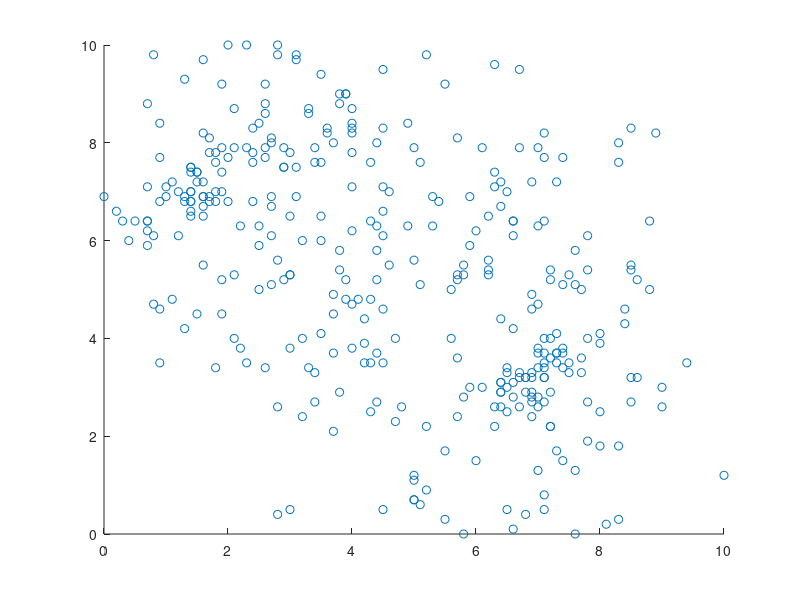
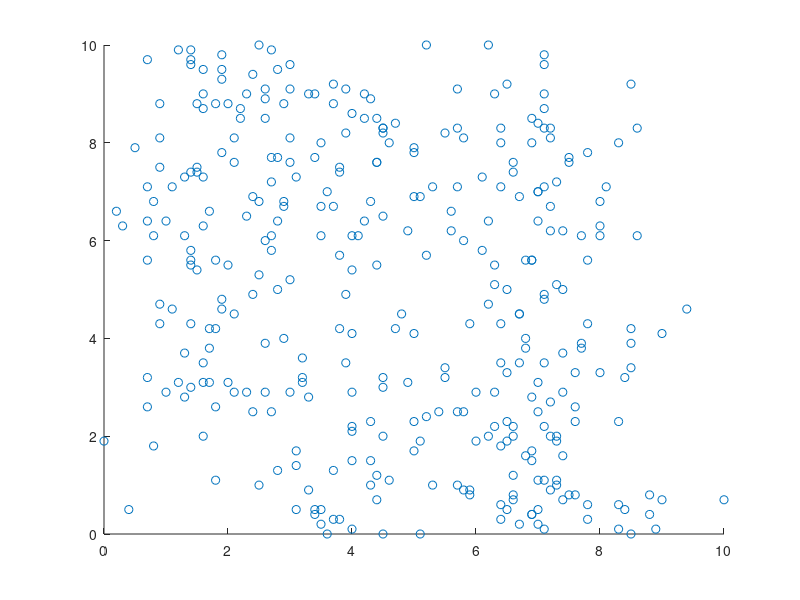
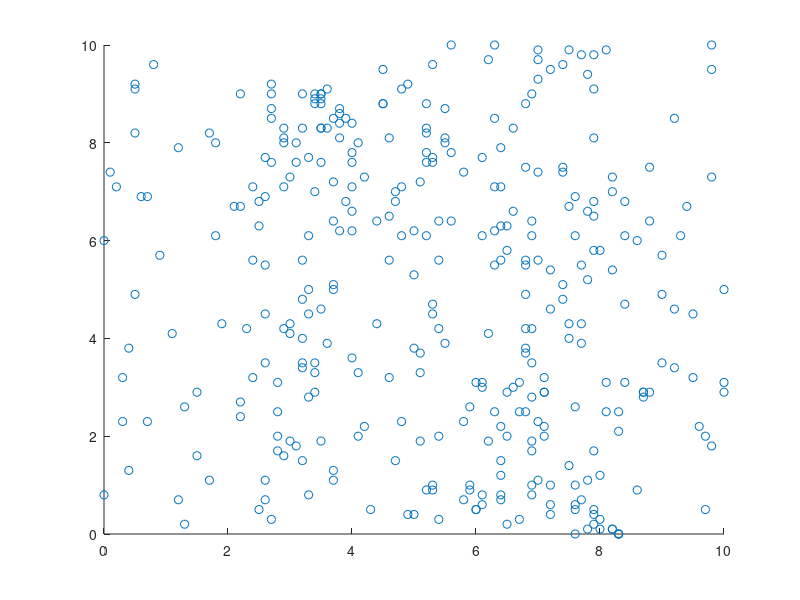

MATLAB code to generate these figures, in order:
function scatterf()
x1 = [1.4, 9.0, 7.0, 7.8, 5.2, 4.0, 1.8, 4.0, 6.9, 5.8, 2.6, 6.6, 4.9, 3.6, 2.7, 6.4, 6.9, 8.0, 0.7, 5.0, 7.5, 1.9, 1.7, 3.3, 1.4, 4.0, 6.2, 7.1, 3.7, 0.3, 4.8, 2.1, 5.5, 4.3, 1.6, 6.5, 1.0, 1.4, 7.6, 3.0, 8.5, 4.5, 2.6, 6.0, 3.1, 4.0, 6.9, 7.0, 6.9, 7.6, 3.9, 7.2, 6.6, 6.8, 8.6, 3.8, 7.3, 8.5, 1.4, 3.0, 1.5, 0.9, 3.0, 4.6, 3.4, 2.8, 1.4, 2.8, 4.5, 7.8, 3.8, 3.4, 3.2, 5.0, 4.4, 7.3, 3.9, 7.1, 7.2, 7.4, 6.2, 8.4, 7.1, 3.6, 10.0, 1.1, 6.8, 5.3, 8.4, 4.7, 1.5, 3.3, 0.8, 3.5, 2.2, 1.7, 3.8, 5.0, 3.0, 1.4, 6.9, 1.7, 4.3, 6.9, 2.9, 7.6, 3.7, 6.7, 3.2, 1.9, 2.5, 2.3, 5.2, 6.6, 1.5, 4.3, 5.8, 2.9, 4.7, 8.0, 5.2, 6.5, 5.9, 5.5, 5.7, 2.6, 8.3, 2.9, 1.6, 7.4, 2.6, 2.4, 8.6, 8.3, 7.1, 4.6, 7.7, 3.5, 3.4, 7.6, 5.8, 1.3, 1.6, 7.3, 1.6, 1.3, 1.9, 1.6, 4.5, 4.4, 2.4, 0.7, 8.5, 6.2, 3.5, 1.3, 2.3, 4.2, 6.6, 2.3, 8.0, 3.3, 6.7, 8.8, 2.1, 2.8, 7.0, 5.6, 6.4, 8.5, 7.4, 5.0, 1.8, 3.1, 0.7, 1.6, 4.4, 2.9, 4.4, 5.1, 1.4, 7.8, 5.4, 1.6, 4.5, 0.4, 7.1, 1.4, 6.4, 7.3, 1.9, 8.3, 1.9, 7.1, 7.0, 8.5, 2.8, 7.1, 8.0, 6.7, 7.1, 2.0, 6.8, 4.0, 5.9, 3.7, 7.4, 7.0, 2.1, 2.8, 6.3, 5.9, 3.0, 6.6, 6.5, 7.1, 7.5, 7.4, 5.6, 6.4, 4.5, 7.1, 2.7, 5.7, 6.7, 9.0, 6.4, 0.9, 5.0, 2.5, 2.7, 2.0, 6.5, 7.8, 6.6, 3.9, 7.2, 3.8, 6.3, 3.7, 3.8, 1.7, 4.0, 3.9, 0.8, 2.7, 5.1, 7.2, 4.0, 3.5, 1.4, 1.0, 7.0, 1.9, 7.2, 7.3, 5.0, 3.4, 6.8, 3.2, 0.2, 5.5, 4.4, 4.5, 7.7, 1.3, 0.7, 6.4, 7.5, 3.1, 2.5, 6.9, 2.0, 2.6, 4.5, 3.0, 2.7, 4.0, 1.5, 4.2, 0.9, 4.5, 8.9, 6.3, 1.6, 6.5, 6.0, 7.4, 5.8, 1.8, 0.7, 5.7, 6.9, 3.1, 4.0, 6.3, 6.7, 2.5, 1.1, 4.2, 2.2, 2.1, 2.7, 4.3, 5.1, 6.4, 6.2, 2.4, 8.3, 7.1, 5.7, 4.9, 1.2, 9.4, 7.1, 6.5, 7.3, 6.4, 8.1, 6.1, 7.0, 7.2, 3.7, 4.3, 8.8, 4.4, 0.7, 1.8, 0.9, 1.2, 7.0, 7.2, 7.0, 7.8, 3.5, 0.8, 4.1, 5.7, 5.3, 6.3, 0.0, 6.6, 0.9, 1.8, 6.9, 2.4, 2.6, 6.1, 7.7, 0.5]
y2 = [7.0, 2.6, 3.7, 5.4, 0.9, 6.2, 7.8, 3.8, 3.2, 5.5, 7.7, 4.2, 8.4, 8.3, 5.1, 4.4, 3.3, 1.8, 8.8, 0.7, 3.5, 5.2, 7.8, 3.4, 7.0, 7.8, 6.5, 0.8, 4.5, 6.4, 2.6, 5.3, 1.7, 7.6, 6.9, 7.0, 7.1, 6.5, 5.8, 3.8, 3.2, 7.1, 9.2, 6.2, 9.8, 8.2, 4.9, 1.3, 2.4, 0.0, 5.2, 5.2, 6.4, 3.2, 3.2, 5.4, 3.7, 2.7, 7.5, 0.5, 7.4, 8.4, 5.3, 5.5, 7.9, 9.8, 7.4, 0.4, 6.6, 6.1, 5.8, 7.6, 4.0, 0.7, 5.8, 3.5, 4.8, 6.4, 3.6, 5.1, 5.6, 4.3, 3.4, 8.2, 1.2, 7.2, 2.9, 6.3, 4.6, 4.0, 4.5, 8.7, 9.8, 7.6, 3.8, 6.9, 8.8, 1.2, 7.8, 7.5, 2.7, 8.1, 4.8, 7.2, 7.5, 5.1, 2.1, 3.2, 2.4, 7.4, 6.3, 3.5, 2.2, 6.1, 7.2, 3.5, 0.0, 7.9, 2.3, 3.9, 9.8, 3.0, 6.9, 0.3, 8.1, 3.4, 1.8, 5.2, 6.5, 3.8, 8.8, 8.3, 5.2, 0.3, 4.0, 7.0, 3.6, 6.5, 3.3, 1.3, 5.3, 6.9, 9.7, 3.7, 6.9, 6.8, 7.0, 8.2, 6.1, 6.3, 7.8, 5.9, 5.5, 5.4, 4.1, 4.2, 10.0, 3.5, 3.1, 7.9, 4.1, 8.6, 9.5, 5.0, 7.9, 2.6, 3.4, 5.0, 2.9, 5.4, 1.5, 1.1, 3.4, 9.7, 6.4, 7.2, 8.0, 7.5, 3.7, 7.6, 6.6, 4.0, 6.8, 5.5, 9.5, 6.0, 7.7, 6.8, 3.1, 4.1, 7.9, 7.6, 9.2, 3.2, 7.9, 8.3, 5.6, 3.2, 2.5, 3.3, 3.7, 6.8, 0.4, 7.1, 5.9, 4.9, 7.7, 4.7, 4.0, 10.0, 7.1, 3.0, 6.5, 0.1, 3.3, 3.5, 3.3, 3.7, 4.0, 2.9, 8.3, 2.7, 6.7, 5.2, 2.6, 3.0, 7.2, 7.7, 5.6, 8.4, 6.9, 10.0, 2.5, 2.7, 6.4, 9.0, 2.9, 2.9, 2.6, 8.0, 9.0, 6.8, 8.4, 9.0, 6.1, 6.1, 0.6, 2.2, 8.3, 9.4, 6.8, 6.9, 3.8, 4.5, 4.0, 7.2, 7.9, 2.7, 3.2, 6.0, 6.6, 9.2, 5.2, 4.6, 5.0, 9.3, 6.2, 6.7, 5.3, 6.9, 5.0, 2.9, 7.7, 8.6, 0.5, 5.3, 8.0, 4.7, 7.4, 3.9, 3.5, 3.5, 8.2, 9.6, 6.7, 0.5, 1.5, 3.4, 2.8, 7.0, 7.1, 5.3, 2.8, 7.5, 8.7, 2.2, 7.9, 5.9, 4.8, 4.4, 6.3, 8.7, 8.1, 6.4, 5.1, 3.1, 5.3, 6.8, 8.0, 8.2, 2.4, 6.3, 6.1, 3.5, 0.5, 3.4, 1.7, 2.6, 0.2, 3.0, 6.3, 5.4, 3.7, 2.5, 6.4, 2.7, 6.4, 6.8, 6.8, 7.0, 2.8, 2.2, 2.6, 1.9, 6.0, 4.7, 4.8, 3.6, 6.9, 7.4, 6.9, 2.8, 4.6, 7.6, 4.6, 7.6, 7.9, 7.9, 3.3, 6.4]
z3 = [9.7, 0.7, 6.4, 5.6, 5.7, 4.1, 1.1, 8.6, 1.5, 8.1, 3.9, 2.2, 3.1, 0.0, 7.2, 4.3, 2.8, 6.1, 6.4, 6.9, 7.6, 7.8, 6.6, 9.0, 7.4, 0.1, 2.0, 9.6, 8.8, 6.3, 4.5, 4.5, 8.2, 1.0, 3.5, 2.3, 2.9, 5.8, 2.3, 8.1, 3.4, 2.0, 8.5, 1.9, 7.3, 5.4, 0.4, 0.2, 5.6, 0.8, 8.2, 0.9, 0.7, 5.6, 8.3, 0.3, 7.2, 9.2, 9.9, 9.1, 7.4, 4.7, 7.6, 8.0, 0.4, 9.5, 9.6, 1.3, 8.3, 0.6, 7.4, 0.5, 3.6, 2.3, 0.7, 1.9, 9.1, 2.2, 8.3, 3.7, 10.0, 0.5, 3.5, 7.0, 0.7, 4.6, 1.6, 7.1, 3.2, 8.4, 8.8, 2.8, 1.8, 6.1, 8.7, 4.2, 7.5, 7.9, 5.2, 4.3, 8.5, 3.1, 2.3, 0.4, 4.0, 3.3, 6.7, 3.5, 3.2, 4.8, 10.0, 9.0, 2.4, 0.8, 5.4, 8.9, 6.0, 6.8, 4.2, 6.8, 10.0, 1.9, 0.8, 3.2, 2.5, 8.9, 8.0, 8.8, 6.3, 6.2, 2.9, 2.5, 6.1, 2.3, 7.1, 1.1, 3.9, 0.2, 7.7, 2.6, 0.9, 2.8, 2.0, 5.1, 9.0, 3.7, 9.3, 7.3, 3.0, 5.5, 9.4, 2.6, 3.9, 6.4, 8.0, 7.3, 2.9, 9.0, 7.6, 6.5, 3.3, 0.9, 4.5, 0.4, 8.1, 7.7, 7.0, 6.2, 7.1, 4.2, 1.6, 4.1, 8.8, 0.5, 5.6, 9.5, 1.2, 6.7, 8.5, 0.0, 3.0, 7.8, 2.5, 8.7, 3.2, 0.5, 9.8, 5.5, 8.0, 2.0, 9.8, 0.6, 4.6, 9.0, 0.5, 0.0, 6.4, 4.8, 6.3, 4.5, 1.1, 8.8, 3.8, 2.2, 0.9, 9.2, 0.7, 7.0, 7.6, 5.0, 2.9, 4.3, 2.9, 7.4, 5.0, 8.3, 0.8, 5.0, 6.6, 8.3, 0.0, 8.7, 2.5, 8.3, 6.9, 4.1, 0.6, 4.3, 7.8, 6.8, 6.1, 3.1, 0.5, 0.3, 1.2, 3.5, 8.1, 4.2, 5.5, 0.3, 5.7, 3.8, 6.1, 4.9, 6.1, 7.7, 6.9, 6.7, 2.1, 6.7, 5.6, 6.4, 8.4, 9.5, 6.2, 1.0, 1.7, 9.0, 4.0, 3.1, 6.6, 3.4, 7.6, 6.5, 3.8, 6.1, 9.7, 0.3, 7.7, 1.7, 5.3, 8.0, 5.5, 6.0, 8.2, 9.6, 5.8, 1.5, 7.5, 8.5, 8.8, 8.3, 0.1, 2.2, 3.1, 9.2, 2.9, 2.9, 2.5, 5.6, 3.2, 1.0, 1.7, 1.4, 2.9, 9.0, 0.2, 1.0, 7.1, 6.4, 8.5, 2.9, 9.9, 1.5, 1.9, 1.8, 4.7, 4.9, 0.1, 0.1, 7.1, 6.2, 3.1, 4.6, 4.9, 3.3, 1.1, 3.5, 7.1, 7.3, 2.5, 2.0, 1.3, 6.8, 0.8, 7.6, 7.1, 4.2, 7.5, 9.9, 3.1, 2.7, 1.1, 4.3, 0.5, 6.8, 6.1, 9.1, 1.0, 5.1, 1.9, 2.0, 8.1, 2.6, 5.6, 6.9, 9.1, 5.8, 6.1, 7.9]
scatter(x1,y2);
figure;
scatter(x1,z3);
figure;
scatter(y2,z3);

end

